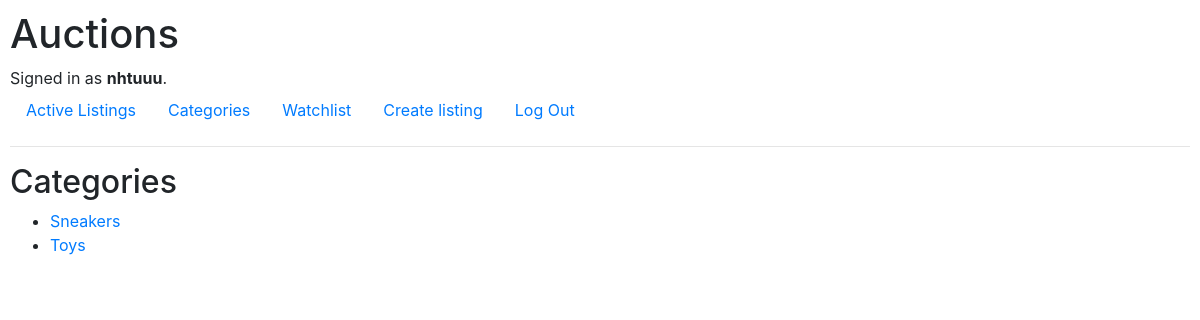
The page /categories (signed in) on the database its author committed.
### auctions/models.py (models this page shows, shortened)
class User(AbstractUser):
    pass

class Cat(models.Model):
    name = models.CharField(max_length=512)

### auctions/views.py (the view)
# urls.py: path("categories", views.categories, name="categories"),
def categories(request):
    return render(request, "auctions/categories.html", {
        "category": Cat.objects.all()
    })

### auctions/templates/auctions/categories.html
{% extends "auctions/layout.html" %}
{% block body %}
    <h2>Categories</h2>
    <ul>
        {% for item in category %}
            <li>
                <a href="{% url 'listing_category' item.name %}">{{ item.name }}</a>
            </li>
        {% endfor %}
    </ul>
{% endblock %}

### auctions/templates/auctions/layout.html (shortened to what this page needs)
{% load static %}
<!DOCTYPE html>
<html lang="en">
    <head>
        <link rel="stylesheet" href="https://stackpath.bootstrapcdn.com/bootstrap/4.4.1/css/bootstrap.min.css">
        <link href="{% static 'auctions/styles.css' %}" rel="stylesheet">
    </head>
    <body>
        <h1>Auctions</h1>
        <div>
            {% if user.is_authenticated %}
                Signed in as <strong>{{ user.username }}</strong>.
            {% else %}
                Not signed in.
            {% endif %}
        </div>
        <ul class="nav">
            <li class="nav-item">
                <a class="nav-link" href="{% url 'index' %}">Active Listings</a>
            </li>
            {% if user.is_authenticated %}
                <li class="nav-item">
                    <a class="nav-link" href="{% url 'categories' %}">Categories</a>
                </li>
                <li class="nav-item">
                    <a class="nav-link" href="{% url 'watchlist' user.username %}">Watchlist</a>
                </li>
                <li class="nav-item">
                    <a class="nav-link" href="{% url 'create' %}">Create listing</a>
                </li>
                <li class="nav-item">
                    <a class="nav-link" href="{% url 'logout' %}">Log Out</a>
                </li>
            {% endif %}
        </ul>
        <hr>
        {% block body %}
        {% endblock %}
    </body>
</html>

### auctions/static/auctions/styles.css (style rules this page uses)
body { padding: 10px; }

### rows shown on the page
User: username "nhtuuu"
Cat: name "Sneakers"
Cat: name "Toys"
